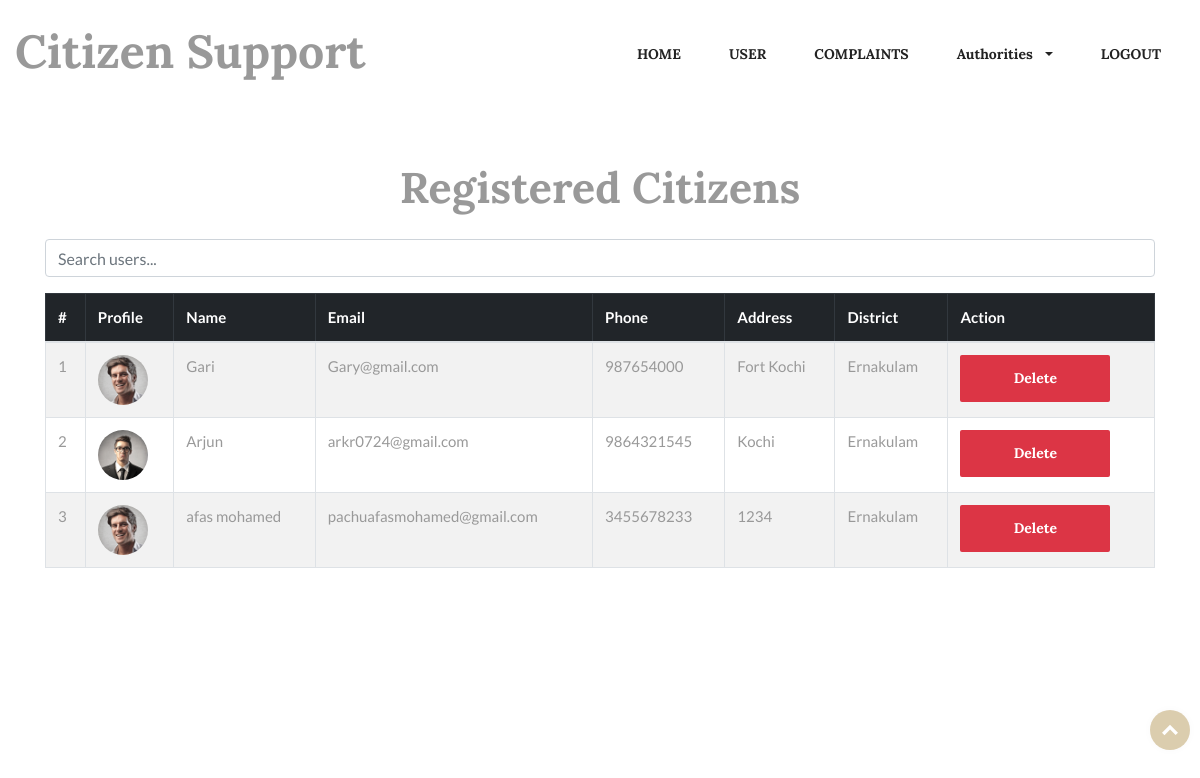
The app's page /viewUsers/ with its own data.
### myapp/models.py (models this page shows)
class Citizen(models.Model):
    loginId = models.ForeignKey(Login, on_delete=models.CASCADE)
    name = models.CharField(max_length=30,null=True)
    email = models.CharField(max_length=30,null=True)
    phone = models.CharField(max_length=30,null=True)
    address = models.CharField(max_length=30,null=True)
    district = models.CharField(max_length=30,null=True)
    image = models.FileField(upload_to='file', null=True)

### myapp/views.py (the view)
# urls.py: path('viewUsers/', views.viewUsers),
def viewUsers(request):
    users = Citizen.objects.all()
    return render(request, 'ADMIN/view_users.html', {'users': users})

### templates/ADMIN/view_users.html (shortened to what this page needs)
{% extends 'ADMIN/base.html' %}
{% block content %}
{% load static %}
<div class="container mt-5">
    <h2 class="text-center mb-4">Registered Citizens</h2>
    <div class="mb-3">
        <input type="text" id="searchInput" class="form-control" placeholder="Search users...">
    </div>
    <div class="table-responsive">
        <table class="table table-bordered table-striped">
            <thead class="table-dark">
                <tr>
                    <th>#</th>
                    <th>Profile</th>
                    <th>Name</th>
                    <th>Email</th>
                    <th>Phone</th>
                    <th>Address</th>
                    <th>District</th>
                    <th>Action</th>
                </tr>
            </thead>
            <tbody id="userTable">
                {% for user in users %}
                <tr>
                    <td>{{ forloop.counter }}</td>
                    <td>
                        {% if user.image %}
                        <img src="../static/media/{{ user.image }}" alt="Profile" class="rounded-circle" width="50" height="50">
                        {% else %}
                        <img src="{% static 'images/profile.jpg' %}" alt="Profile" class="rounded-circle" width="50" height="50">
                        {% endif %}
                    </td>
                    <td>{{ user.name }}</td>
                    <td>{{ user.email }}</td>
                    <td>{{ user.phone }}</td>
                    <td>{{ user.address }}</td>
                    <td>{{ user.district }}</td>
                    <td>
                        <a href="/delete_user?id={{ user.loginId.id }}" class="btn btn-danger">Delete</a>
                    </td>
                </tr>
                {% empty %}
                <tr>
                    <td colspan="7" class="text-center">No users found</td>
                </tr>
                {% endfor %}
            </tbody>
        </table>
    </div>
</div>
{% endblock %}

### records on screen
Citizen: image (picture), name "Gari", email "Gary@gmail.com", phone "987654000", address "Fort Kochi", district "Ernakulam"
Citizen: image (picture), name "Arjun", email "arkr0724@gmail.com", phone "9864321545", address "Kochi", district "Ernakulam"
Citizen: image (picture), name "afas mohamed", email "pachuafasmohamed@gmail.com", phone "3455678233", address "1234", district "Ernakulam"
